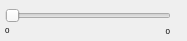
<?xml version="1.0" encoding="UTF-8"?>
<ui version="4.0">
 <class>Form</class>
 <widget class="QWidget" name="Form">
  <property name="geometry">
   <rect>
    <x>0</x>
    <y>0</y>
    <width>187</width>
    <height>41</height>
   </rect>
  </property>
  <property name="windowTitle">
   <string>Form</string>
  </property>
  <widget class="QSlider" name="slider_value">
   <property name="geometry">
    <rect>
     <x>5</x>
     <y>5</y>
     <width>166</width>
     <height>22</height>
    </rect>
   </property>
   <property name="orientation">
    <enum>Qt::Horizontal</enum>
   </property>
  </widget>
  <widget class="QLabel" name="label_min">
   <property name="geometry">
    <rect>
     <x>5</x>
     <y>20</y>
     <width>55</width>
     <height>20</height>
    </rect>
   </property>
   <property name="font">
    <font>
     <pointsize>6</pointsize>
    </font>
   </property>
   <property name="text">
    <string>0</string>
   </property>
   <property name="alignment">
    <set>Qt::AlignLeading|Qt::AlignLeft|Qt::AlignVCenter</set>
   </property>
  </widget>
  <widget class="QLabel" name="label_max">
   <property name="geometry">
    <rect>
     <x>115</x>
     <y>20</y>
     <width>55</width>
     <height>21</height>
    </rect>
   </property>
   <property name="font">
    <font>
     <pointsize>6</pointsize>
    </font>
   </property>
   <property name="text">
    <string>0</string>
   </property>
   <property name="alignment">
    <set>Qt::AlignRight|Qt::AlignTrailing|Qt::AlignVCenter</set>
   </property>
  </widget>
 </widget>
 <resources/>
 <connections/>
 <designerdata>
  <property name="gridDeltaX">
   <number>5</number>
  </property>
  <property name="gridDeltaY">
   <number>10</number>
  </property>
  <property name="gridSnapX">
   <bool>true</bool>
  </property>
  <property name="gridSnapY">
   <bool>true</bool>
  </property>
  <property name="gridVisible">
   <bool>true</bool>
  </property>
 </designerdata>
</ui>
